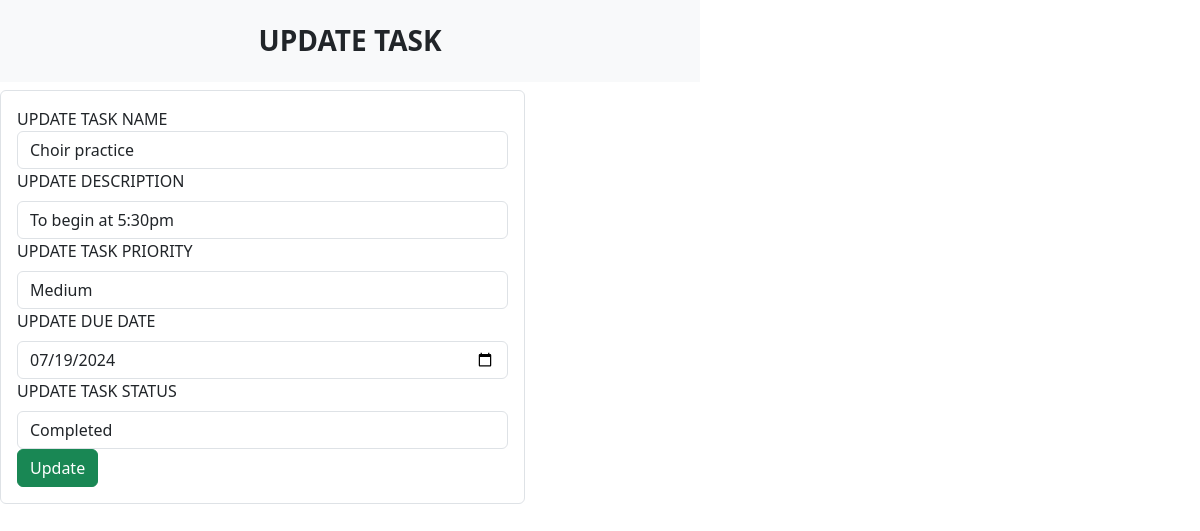
The app's page /update/9 with its own data.
### quiz/models.py (models this page shows, shortened)
class schedule(models.Model):
    Task = models.CharField(max_length=40, blank=False, null=False)
    Description = models.CharField(max_length=200, blank=False, null=False)
    Priority = models.CharField(max_length=6, blank=False, null=False)
    DueDate = models.CharField(max_length=10, blank=False, null=False)
    Status = models.CharField(max_length=15, blank=False, null=False)

### quiz/views.py (the view, shortened to what this page needs)
# urls.py: path('update/<int:id>',views.update_data, name="update_data"),
def update_data(request, id):
    data=schedule.objects.get(id=id)
    results = {"data":data}
    return render(request, "update.html", results)

### templates/update.html (shortened to what this page needs)
<!DOCTYPE html>
<html>
    <head>
        <link href="https://cdn.jsdelivr.net/npm/bootstrap@5.3.3/dist/css/bootstrap.min.css" rel="stylesheet"
>
      </head>
    <body>
        <div class="container-mt-3">
            <div class="col-md-7">
                <h3 class="text-dark text-center bg-light p-4"> <b> UPDATE TASK </b> </h3>
            <form action="/update/{{data.id}}" method="POST"  style="width: 75%;">{% csrf_token %}
                <div class="form-control p-3">
                    <div class="form-group">
                        UPDATE TASK NAME <br><input type="text" name="name" class="form-control" value="{{data.Task}}" required >
                    </div>
                    <div class="form-group">
                        UPDATE DESCRIPTION <br><input type="text" value="{{ data.Description}}" name="desc" class="form-control mt-2" required >
                    </div>
                    <div class="form-group">
                        UPDATE TASK PRIORITY <br>
                        <select id="priority" class="form-control mt-2" value="{{ data.Priority}}" name="priority" required>
                        <option value="Medium" {% if data.Priority == "Medium" %}selected{% endif %}>Medium</option>
                      </select>
                    </div>
                    <div class="form-group">
                        UPDATE DUE DATE <br><input type="date" value="{{data.DueDate}}" name="ddate" class="form-control mt-2" required >
                    </div>
                    <div class="form-group">
                        UPDATE TASK STATUS <br>
                        <select id="status" class="form-control mt-2" name="status" required>
                        <option value="Completed"{% if data.Status == "Completed" %}selected{% endif %}>Completed</option>
                        </select>
                    </div>
                    <button type="submit" class="btn btn-success">Update</button>
                </div>
            </form>
        </div>
    </body>
</html>

### records on screen
schedule: name "Choir practice", desc "To begin at 5:30pm", priority "Medium", ddate "07/19/2024"
